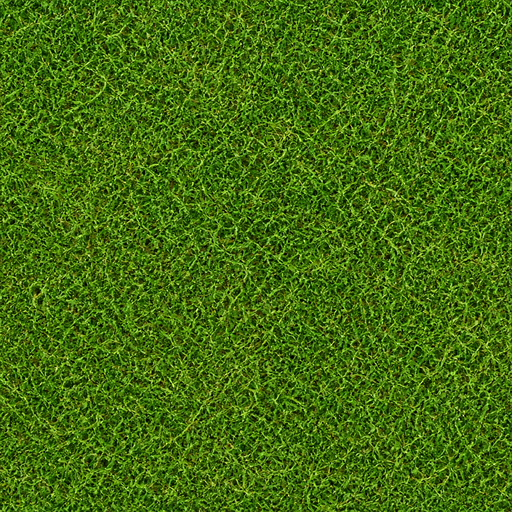
#> input picture Assets/Resources/Art/grass.png, 512 x 512 px
$ python art0-leaf-cover-probe.py ../Assets/Resources/Art/grass.png
#> lines starting #> are read from the running program, lines starting #| are printed output that depends on the picture
"""ART-0 28th pass probe - the `leaf` material: coverage evenness and repeat visibility.

The leaf canvas is dressed 0.5 m per tile on every crown (`ArtParts` -> `ArtLibrary.Tiled`,
LeafTileMeters 0.5), so a 512 px tile is 1024 px/m. Two things make such a tile read as
"wallpaper" instead of foliage, and both are measurable on the shipped bytes with no Unity:

  * LARGE-SCALE UNEVENNESS - clumps and holes at a scale the eye recognises when the tile
    comes round again. Measured as the spread of the low-frequency field (the luminance
    blurred over a 1/8-tile window) as a fraction of its mean, plus the darkest window.
  * A RECOGNISABLE ANCHOR - the tile is too much like its own half-period shift. Measured
    as the toroidal autocorrelation at a 256 px shift in x and in y (1.0 = the tile repeats
    itself exactly at half period). The element scale is the same autocorrelation's
    correlation length: how big a leaf is, in px and in cm.

Run: python Tools/art0-leaf-cover-probe.py [path]
"""
import sys

import numpy as np
from PIL import Image

PATH = "Assets/Resources/Art/leaf.png"
BLUR = 64          # px: 1/8 of the tile = 6.3 cm of crown
PPM = 1024.0       # px per metre at the shipping 0.5 m dress period


def blur(a, k):
    """Toroidal box blur (the tile repeats, so its blur must wrap too)."""
    out = a.astype(np.float64)
    for axis in (0, 1):
        out = np.roll(out, k // 2, axis=axis)
        acc = np.zeros_like(out)
        for i in range(k):
            acc += np.roll(out, -i, axis=axis)
        out = acc / k
    return out


def autocorr(a):
    """Toroidal autocorrelation of a zero-mean field, normalised to 1.0 at zero shift."""
    f = a - a.mean()
    fft = np.fft.fft2(f)
    ac = np.fft.ifft2(fft * np.conj(fft)).real
    ac /= ac[0, 0]
    return ac


def main():
    path = sys.argv[1] if len(sys.argv) > 1 else PATH
    im = Image.open(path).convert("RGB")
#> im is the input picture: PIL image 512x512 RGB; mean R, G, B 68.3, 109, 15.6
    a = np.asarray(im).astype(np.float64)
    lum = 0.2126 * a[:, :, 0] + 0.7152 * a[:, :, 1] + 0.0722 * a[:, :, 2]
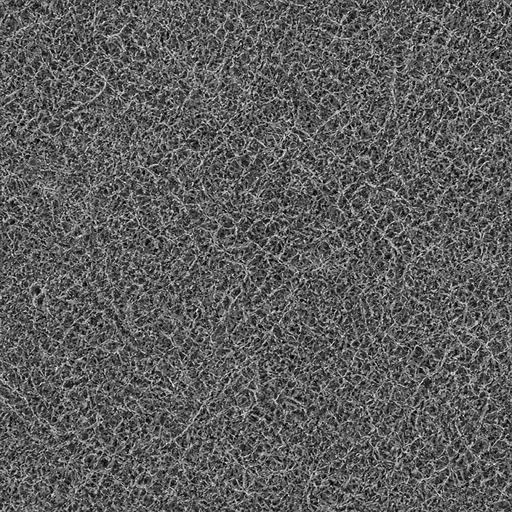
#> lum: shape (512, 512) float64; min 0, max 248.7, mean 93.6
    w, h = im.size
#> w = 512; h = 512
    print("%s  %dx%d  mean RGB (%.1f, %.1f, %.1f)  mean lum %.1f"
          % (path, w, h, a[:, :, 0].mean(), a[:, :, 1].mean(), a[:, :, 2].mean(), lum.mean()))
#| ../Assets/Resources/Art/grass.png  512x512  mean RGB (68.3, 109.0, 15.6)  mean lum 93.6

    for k in (64, 128, 170):
        lo = blur(lum, k)
        rel = lo.std() / lo.mean()
        print("  low-frequency (blur %3d px = %4.1f cm): mean %6.1f, std %5.2f = %4.1f%% of the mean,"
              " min %5.1f at %s, max %6.1f, band %5.1f levels"
              % (k, 100.0 * k / PPM, lo.mean(), lo.std(), 100.0 * rel, lo.min(),
                 np.unravel_index(lo.argmin(), lo.shape), lo.max(), lo.max() - lo.min()))
#> this loop made 3 passes
#> rel on passes 1 to 3: 0.017, 0.0106, 0.00826
#|   low-frequency (blur  64 px =  6.2 cm): mean   93.6, std  1.59 =  1.7% of the mean, min  88.4 at (221, 297), max   99.5, band  11.1 levels
#|   low-frequency (blur 128 px = 12.5 cm): mean   93.6, std  0.99 =  1.1% of the mean, min  91.4 at (464, 3), max   96.4, band   5.0 levels
#|   low-frequency (blur 170 px = 16.6 cm): mean   93.6, std  0.77 =  0.8% of the mean, min  91.8 at (486, 24), max   96.0, band   4.2 levels
#> pass 1, in main, `lo = blur(lum, k)`:
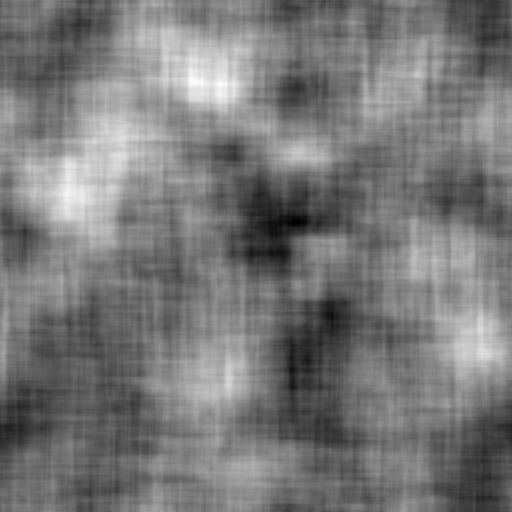
#> lo: shape (512, 512) float64; min 88.37, max 99.5, mean 93.6; drawn with min black and max white
#> pass 2, in main, `lo = blur(lum, k)`:
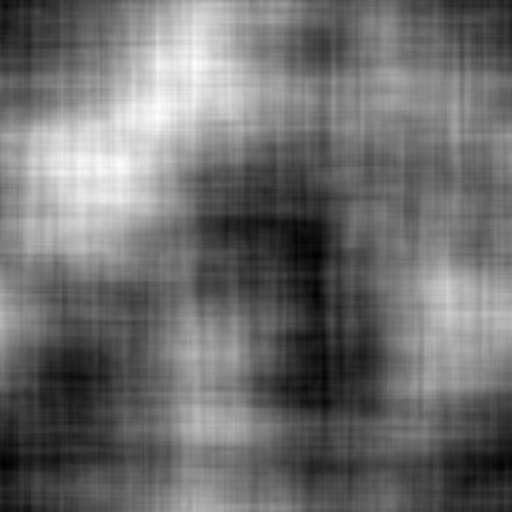
#> lo: shape (512, 512) float64; min 91.45, max 96.44, mean 93.6; drawn with min black and max white
#> pass 3, in main, `lo = blur(lum, k)`:
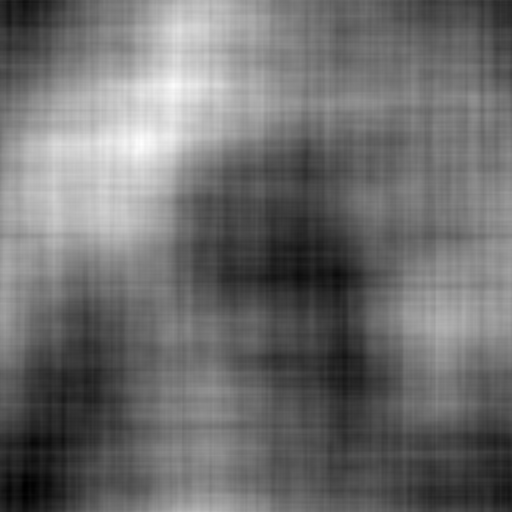
#> lo: shape (512, 512) float64; min 91.78, max 96.02, mean 93.6; drawn with min black and max white

    # leaf coverage: how much of the tile is painted lighter than the shadow field
    thr = np.percentile(lum, 55)
#> thr = 96.66
    cover = (lum > thr).mean()
#> cover = 0.45
    print("  light-covered fraction (lum > p55): %.3f" % cover)
#|   light-covered fraction (lum > p55): 0.450

    ac = autocorr(lum)
    # correlation length: first shift (x) where the autocorrelation falls below 0.5
    row = ac[0, 1:w // 2]
#> row = 255 values, max 0.462 at index 0, min -0.0939 at index 7, mean 0.00106
    below = np.nonzero(row < 0.5)[0]
#> below = 255 values from 0 to 254
    clen = int(below[0] + 1) if len(below) else w // 2
#> clen = 1
    ax = ac[0, 256]
#> ax = -0.0113
    ay = ac[256, 0]
#> ay = 0.00469
    print("  autocorrelation: length %.0f px = %.1f cm (first shift below 0.5); at the HALF PERIOD "
          "(256 px) x %.3f y %.3f" % (clen, 100.0 * clen / PPM, ax, ay))
#|   autocorrelation: length 1 px = 0.1 cm (first shift below 0.5); at the HALF PERIOD (256 px) x -0.011 y 0.005
    # self-similarity against the full wrap
    print("  autocorrelation at shifts: 64 %.3f  128 %.3f  256 %.3f  384 %.3f (x)"
          % (ac[0, 64], ac[0, 128], ac[0, 256], ac[0, 384]))
#|   autocorrelation at shifts: 64 0.009  128 0.014  256 -0.011  384 0.014 (x)
    return 0


if __name__ == "__main__":
    sys.exit(main())
#> (the program exits here)
